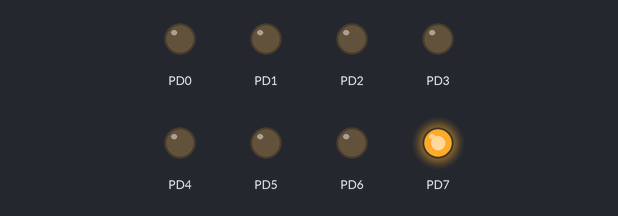
Simulated run of this program. Board: ATmega328P, built with avr-gcc and emulated at 16 MHz. On the bench: output pins drawn as LEDs (lit = HIGH).

Above: at 0.5 s.
At 2.5 s:
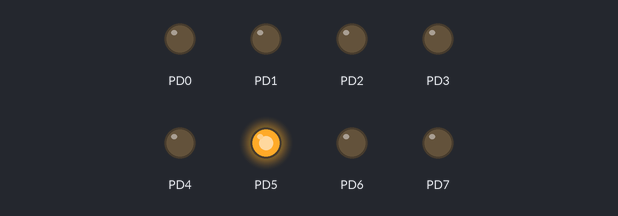
At 3.5 s:
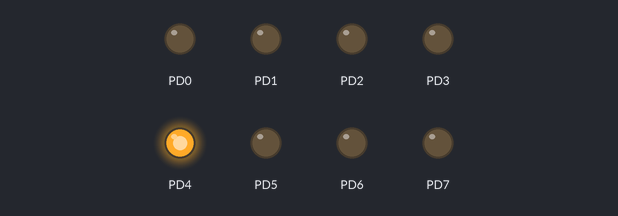
At 4.5 s:
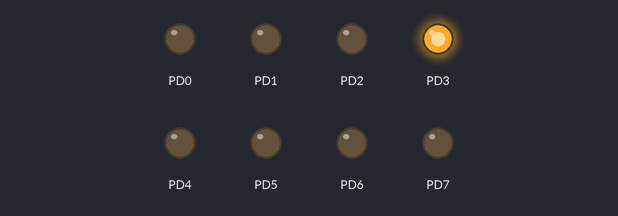
At 6.5 s:
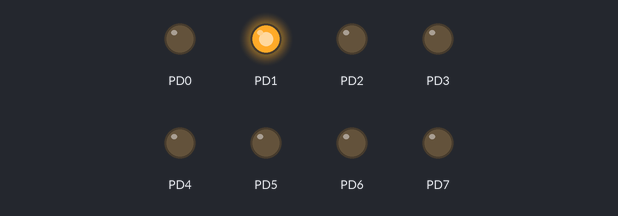
At 9.5 s:
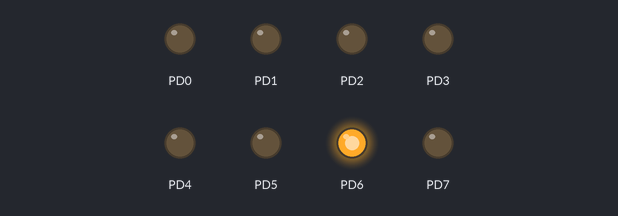
Timing chart, 0 to 10.4 s (numbered marks = the images above):
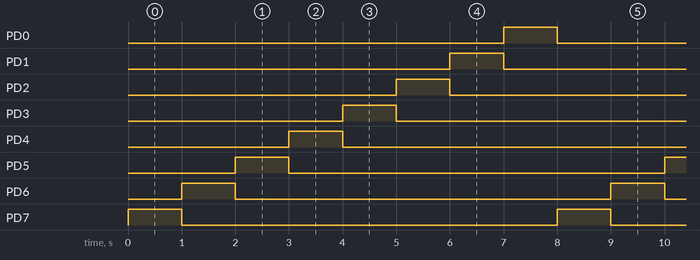

Measured:
- by itself, PD0–7: alternates HIGH for 1.0 s and LOW for 7.0 s
- by itself, everything shown: repeats every 8.0 s, in 8 steps

The program:

main.c
```c
/*
 * LED_004.c
 *
 * Created: 2016-11-22 오후 10:55:32
 * Author : Exterra
 */

#define F_CPU 16000000L
#include <avr/io.h>
#include <util/delay.h>

int main(void)
{

	DDRD = 0xFF; // D0 ~ D7까지 출력핀으로 설정
	char patterns[] = {0x80, 0x40, 0x20, 0x10, 0x08, 0x04, 0x02, 0x01};

    /* Replace with your application code */
    while (1)
    {
		for (int i=0; i<sizeof(patterns); i++) {
			PORTD = patterns[i];
			_delay_ms(1000);
		}
    }

	return 1;
}
```
